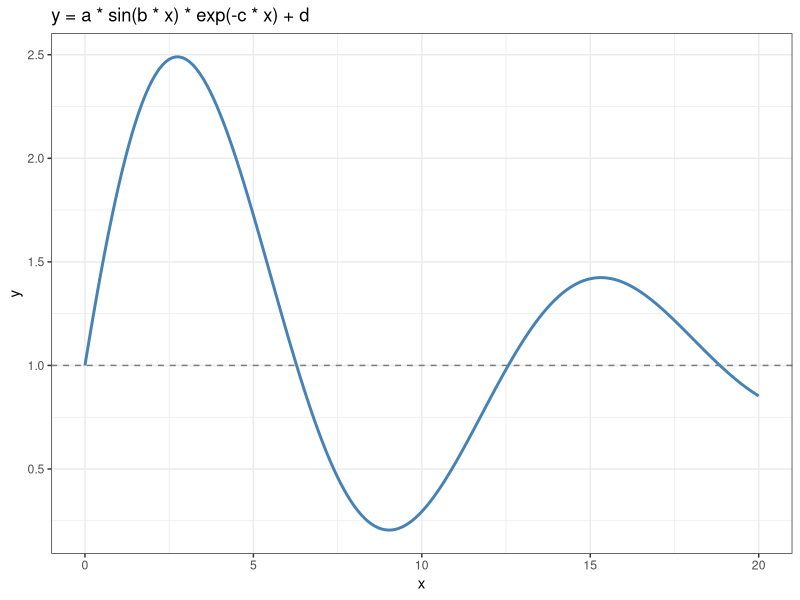

Here is the R script that generated this plot:
# ------------------------------------------------------------------------------
# 01_test.R
# Simple example: evaluate an arbitrary function y = f(x) with hardcoded
# parameters and plot the result with ggplot2. Used as a demo for GitHub.
# 
# Contacto: Nico akjdnhjkfswhjdfbwk
# ------------------------------------------------------------------------------

# Proposed changes:
# 1. Make xMin and xMax to create x
# 2. Change the labels of the y-axis and x-axis
# 3. Change the colour and type of the line in the plot
# 4. Add caption to figure

library("ggplot2")

# Hardcoded parameters ---------------------------------------------------------
a <- 2.0      # amplitude
b <- 0.5      # frequency
c <- 0.1      # exponential decay rate
d <- 1.0      # vertical offset

# x values ---------------------------------------------------------------------
x <- seq(from = 0, to = 20, by = 0.1)

# Arbitrary function: damped sine wave -----------------------------------------
y <- a * sin(b * x) * exp(-c * x) + d

df <- data.frame(x = x, y = y)

# Plot -------------------------------------------------------------------------
p <- ggplot(df, aes(x = x, y = y)) +
        geom_hline(yintercept = d, linetype = "dashed", colour = "grey50") +
        geom_line(colour = "steelblue", linewidth = 1) +
        labs(title = "y = a * sin(b * x) * exp(-c * x) + d",
            x = "x",
            y = "y") +
        theme_bw()

print(p)
